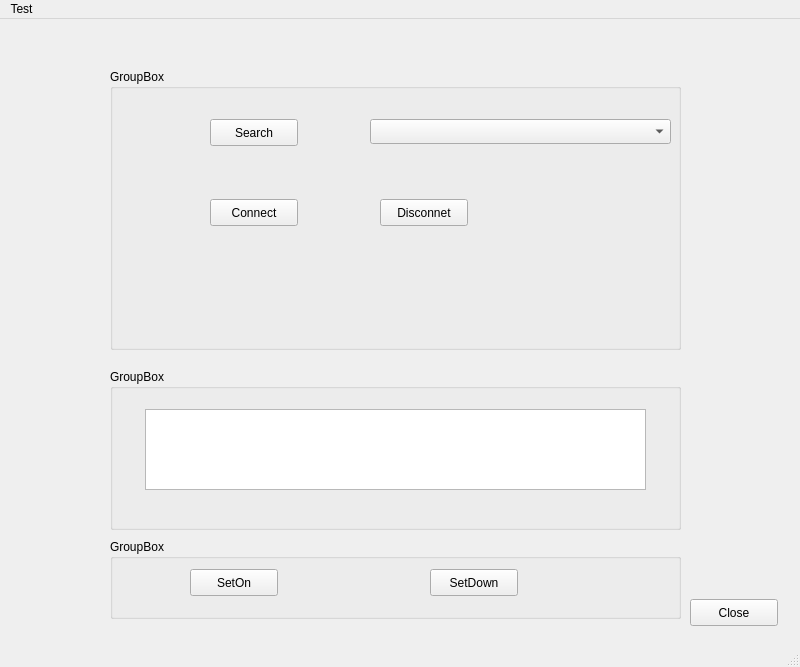
<?xml version="1.0" encoding="UTF-8"?>
<ui version="4.0">
 <class>MainWindow</class>
 <widget class="QMainWindow" name="MainWindow">
  <property name="geometry">
   <rect>
    <x>0</x>
    <y>0</y>
    <width>800</width>
    <height>667</height>
   </rect>
  </property>
  <property name="windowTitle">
   <string>MainWindow</string>
  </property>
  <widget class="QWidget" name="centralwidget">
   <widget class="QGroupBox" name="groupBox">
    <property name="geometry">
     <rect>
      <x>110</x>
      <y>50</y>
      <width>571</width>
      <height>281</height>
     </rect>
    </property>
    <property name="title">
     <string>GroupBox</string>
    </property>
    <widget class="QPushButton" name="pushButton_Serach">
     <property name="geometry">
      <rect>
       <x>100</x>
       <y>50</y>
       <width>88</width>
       <height>27</height>
      </rect>
     </property>
     <property name="text">
      <string>Search</string>
     </property>
    </widget>
    <widget class="QPushButton" name="pushButton_Connect">
     <property name="geometry">
      <rect>
       <x>100</x>
       <y>130</y>
       <width>88</width>
       <height>27</height>
      </rect>
     </property>
     <property name="text">
      <string>Connect</string>
     </property>
    </widget>
    <widget class="QPushButton" name="pushButton_Disconnect">
     <property name="geometry">
      <rect>
       <x>270</x>
       <y>130</y>
       <width>88</width>
       <height>27</height>
      </rect>
     </property>
     <property name="text">
      <string>Disconnet</string>
     </property>
    </widget>
    <widget class="QComboBox" name="comboBox">
     <property name="geometry">
      <rect>
       <x>260</x>
       <y>50</y>
       <width>301</width>
       <height>25</height>
      </rect>
     </property>
    </widget>
   </widget>
   <widget class="QGroupBox" name="groupBox_2">
    <property name="geometry">
     <rect>
      <x>110</x>
      <y>350</y>
      <width>571</width>
      <height>161</height>
     </rect>
    </property>
    <property name="title">
     <string>GroupBox</string>
    </property>
    <widget class="QTextBrowser" name="textConsole">
     <property name="geometry">
      <rect>
       <x>35</x>
       <y>40</y>
       <width>501</width>
       <height>81</height>
      </rect>
     </property>
    </widget>
   </widget>
   <widget class="QGroupBox" name="groupBox_3">
    <property name="geometry">
     <rect>
      <x>110</x>
      <y>520</y>
      <width>571</width>
      <height>80</height>
     </rect>
    </property>
    <property name="title">
     <string>GroupBox</string>
    </property>
    <widget class="QPushButton" name="pushButton_SetOn">
     <property name="geometry">
      <rect>
       <x>80</x>
       <y>30</y>
       <width>88</width>
       <height>27</height>
      </rect>
     </property>
     <property name="text">
      <string>SetOn</string>
     </property>
    </widget>
    <widget class="QPushButton" name="pushButton_2">
     <property name="geometry">
      <rect>
       <x>320</x>
       <y>30</y>
       <width>88</width>
       <height>27</height>
      </rect>
     </property>
     <property name="text">
      <string>SetDown</string>
     </property>
    </widget>
   </widget>
   <widget class="QPushButton" name="pushButton_Close">
    <property name="geometry">
     <rect>
      <x>690</x>
      <y>580</y>
      <width>88</width>
      <height>27</height>
     </rect>
    </property>
    <property name="text">
     <string>Close</string>
    </property>
   </widget>
  </widget>
  <widget class="QMenuBar" name="menubar">
   <property name="geometry">
    <rect>
     <x>0</x>
     <y>0</y>
     <width>800</width>
     <height>21</height>
    </rect>
   </property>
   <widget class="QMenu" name="menuTest">
    <property name="title">
     <string>Test</string>
    </property>
   </widget>
   <addaction name="menuTest"/>
  </widget>
  <widget class="QStatusBar" name="statusbar"/>
 </widget>
 <resources/>
 <connections>
  <connection>
   <sender>pushButton_Close</sender>
   <signal>clicked()</signal>
   <receiver>pushButton_Close</receiver>
   <slot>close()</slot>
   <hints>
    <hint type="sourcelabel">
     <x>140</x>
     <y>325</y>
    </hint>
    <hint type="destinationlabel">
     <x>140</x>
     <y>325</y>
    </hint>
   </hints>
  </connection>
  <connection>
   <sender>pushButton_Close</sender>
   <signal>clicked()</signal>
   <receiver>MainWindow</receiver>
   <slot>close()</slot>
   <hints>
    <hint type="sourcelabel">
     <x>140</x>
     <y>332</y>
    </hint>
    <hint type="destinationlabel">
     <x>90</x>
     <y>467</y>
    </hint>
   </hints>
  </connection>
 </connections>
</ui>
